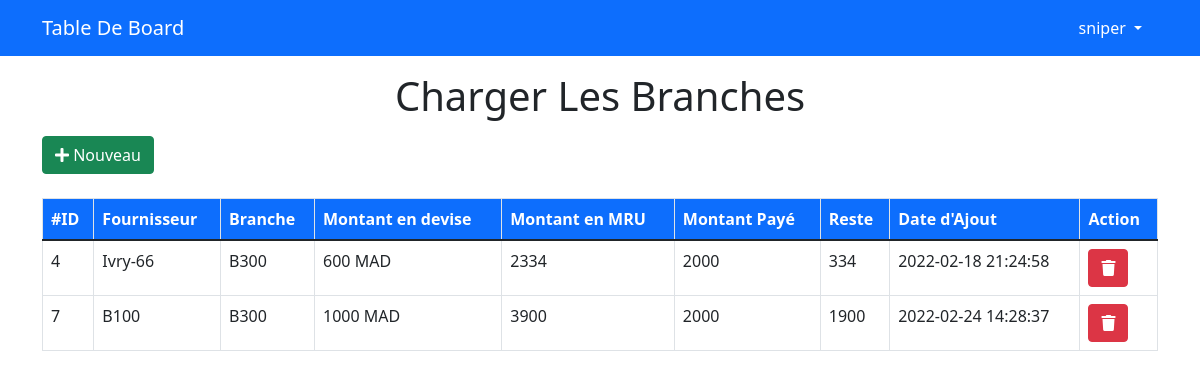
The app's page /admin/chargeBranch.php (signed in), older data.
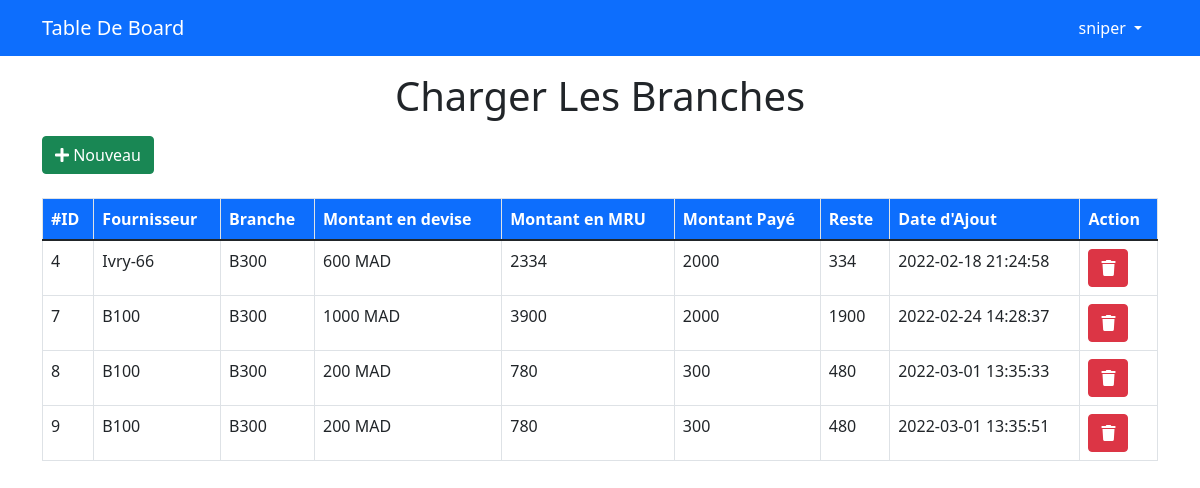
The same page, newer data.
### tables this page shows
CREATE TABLE `chargerbranch` (
  `id` int(11) NOT NULL,
  `idSupp` int(11) NOT NULL,
  `idBranch` int(11) NOT NULL,
  `amountDevise` double NOT NULL,
  `amountMRU` double NOT NULL,
  `amountPaye` double NOT NULL,
  `add_at` datetime NOT NULL
);

CREATE TABLE `suppliers` (
  `id` int(11) NOT NULL,
  `FullName` varchar(255) NOT NULL,
  `BoutiqueName` varchar(255) NOT NULL,
  `ssDette` double NOT NULL
);

CREATE TABLE `branchs` (
  `bbid` int(11) NOT NULL,
  `bbBrancheName` varchar(255) NOT NULL,
  `bbCaissier` int(11) NOT NULL,
  `bbLocation` varchar(255) NOT NULL,
  `bbBalance` double NOT NULL,
  `bbCurrencyType` int(11) NOT NULL,
  `bbDate` datetime NOT NULL
);

CREATE TABLE `rates` (
  `idRR` int(11) NOT NULL,
  `nameRR` varchar(255) NOT NULL,
  `currencyRR` varchar(255) NOT NULL,
  `cost_price` double NOT NULL,
  `retail_price` double NOT NULL,
  `add_at` datetime NOT NULL,
  `update_at` datetime NOT NULL
);

### admin/MVC/models/database.class.php (called while the page is built)
<?php
class Database {
    private $host   = "localhost";
    private $dbname = "exchangemgt";
    private $user   = "root";
    private $pass   = "";
    protected function connect() {
        try {
            $conn = new PDO("mysql:host={$this->host};dbname={$this->dbname}",$this->user,$this->pass);
            return $conn;
        }catch (PDOException $e) {
            echo $e->getMessage();
        }
    }
}
?>

### admin/MVC/models/chargerBranch.class.php (called while the page is built, shortened)
<?php
class ChargerBranch extends Database {
    public function getChargeBranchs() {
        $stmt = $this->connect()->prepare("SELECT *,cb.id as idChargBrnch  FROM chargerbranch cb JOIN branchs b JOIN suppliers s ON b.bbid = cb.idBranch AND cb.idSupp = s.id");
        $stmt->execute();
        return $stmt->fetchAll();
    }
    public function getCurrencyRR($bbCurrencyType) {
        $stmt = $this->connect()->prepare("SELECT * FROM rates WHERE idRR = ? ");
        $stmt->execute([$bbCurrencyType]);
        return $stmt->fetch();
    }
}
?>

### admin/includes/functions/functions.php (called while the page is built, shortened)
<?php
    function removeComma($num) {
        return ($num - (int)$num) == 0 ? (int)$num : $num;
    }

### admin/chargeBranch.php (the view, shortened to what this page needs)
<?php
    if(isset($_SESSION['username'])):
        include "init.php";
        echo "<div class='container'>";
            echo "<h1 class='text-center mt-3 mb-3'>Charger Les Branches</h1>";
        $ChargerBranch = new ChargerBranch();
    ?>
    <button type="button" class="btn btn-success mb-2" data-bs-toggle="modal" data-bs-target="#addModal">
        <i class='fas fa-plus'></i> Nouveau
    </button>
    <div class="table-responsive">
        <table class="table table-hover table-bordered">
            <thead class="thead-primary">
                <tr>
                    <th scope="col">#ID</th>
                    <th scope="col">Fournisseur</th>
                    <th scope="col">Branche</th>
                    <th scope="col">Montant en devise</th>
                    <th scope="col">Montant en MRU</th>
                    <th scope="col">Montant Payé</th>
                    <th scope="col">Reste</th>
                    <th scope="col">Date d'Ajout</th>
                    <th scope="col">Action</th>
                </tr>
            </thead>
            <tbody>
                <?php $charges = $ChargerBranch->getChargeBranchs(); foreach($charges as $charge):?>
                <tr>
                    <td scope="row"><?=$charge['idChargBrnch'];?></td>
                    <td><?=$charge['BoutiqueName'];?></td>
                    <td><?=$charge['bbBrancheName'];?></td>
                    <td><?=removeComma($charge['amountDevise']) . " " . $ChargerBranch->getCurrencyRR($charge['bbCurrencyType'])['currencyRR'] ;?></td>
                    <td><?=removeComma($charge['amountMRU']);?></td>
                    <td><?=removeComma($charge['amountPaye']);?></td>
                    <td><?=($charge['amountMRU'] - $charge['amountPaye']) ;?></td>
                    <td><?=$charge['add_at'];?></td>
                    <td>
                        <button type="button" class="btn btn-danger btnDeleteCharge" data-bs-toggle="modal" data-bs-target="#deleteModal">
                            <i class='fas fa-trash'></i>
                        </button>
                    </td>
                </tr>
                <?php endforeach; ?>
            </tbody>
        </table>
    </div>
    <?php
        echo "</div>";
        include $tpl . "footer.php";
    else:
        header("Location: index.php");
    endif;
?>

### admin/includes/templates/header.php (shortened to what this page needs)
<!DOCTYPE html>
<html lang="en">
<head>
    <link rel="stylesheet" href="<?=$css."all.min.css";?>" >
    <link rel="stylesheet" href="<?=$css."bootstrap.min.css";?>" >
    <link rel="stylesheet" href="https://cdn.jsdelivr.net/npm/bootstrap-icons@1.8.1/font/bootstrap-icons.css">
    <link rel="stylesheet" href="<?=$css."main.css";?>" >
</head>
<body>

### admin/init.php (shortened to what this page needs)
<?php
    $func = "includes/functions/";
    $tpl  = "includes/templates/";
    $css  = "layout/css/";
    include $func . "functions.php";
    include $tpl . "header.php";
    if(!isset($noNav)):
        include $tpl . "navbar.php";
    endif;
?>

### admin/includes/templates/navbar.php (shortened to what this page needs)
<nav class="navbar navbar-expand-lg navbar-dark bg-primary">
  <div class="container">
    <a class="navbar-brand" href="DashBoard.php">Table De Board</a>
    <div class="collapse navbar-collapse justify-content-end" id="navbarSupportedContent">
      <div class="dropdown">
          <a class="nav-link a-nav dropdown-toggle" href="#" id="navbarDropdown" role="button" data-bs-toggle="dropdown" aria-expanded="false">
              <?=$_SESSION['username']??null?>
          </a>
      </div>
    </div>
  </div>
</nav>

### admin/includes/templates/footer.php (shortened to what this page needs)
    </body>
</html>

### admin/layout/css/main.css (style rules this page uses)
:root { --yellow: #f1c40f; --dark: #000; }
.a-nav { color: #FFF !important; }
.thead-primary { background-color: #0d6efd; color: #FFF; }

Row changes from the older to the newer data that the page shows:
added chargerbranch: id "8", idSupp.BoutiqueName "B100", idBranch.bbBrancheName "B300", amountDevise "200", idBranch.currencyRR "MAD", amountMRU "780", amountPaye "300", $charge['amountMRU'] - $charge['amountPaye'] "480", add_at "2022-03-01 13:35:33"
added chargerbranch: id "9", idSupp.BoutiqueName "B100", idBranch.bbBrancheName "B300", amountDevise "200", idBranch.currencyRR "MAD", amountMRU "780", amountPaye "300", $charge['amountMRU'] - $charge['amountPaye'] "480", add_at "2022-03-01 13:35:51"
